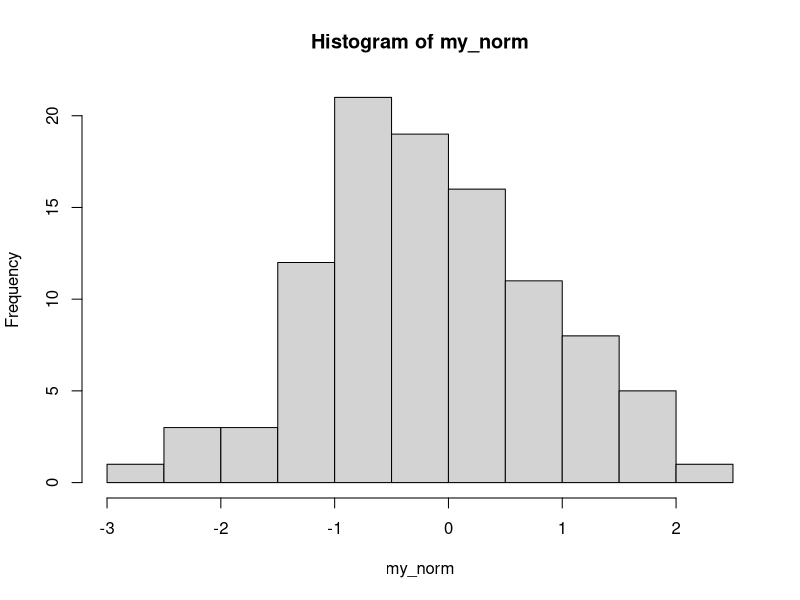
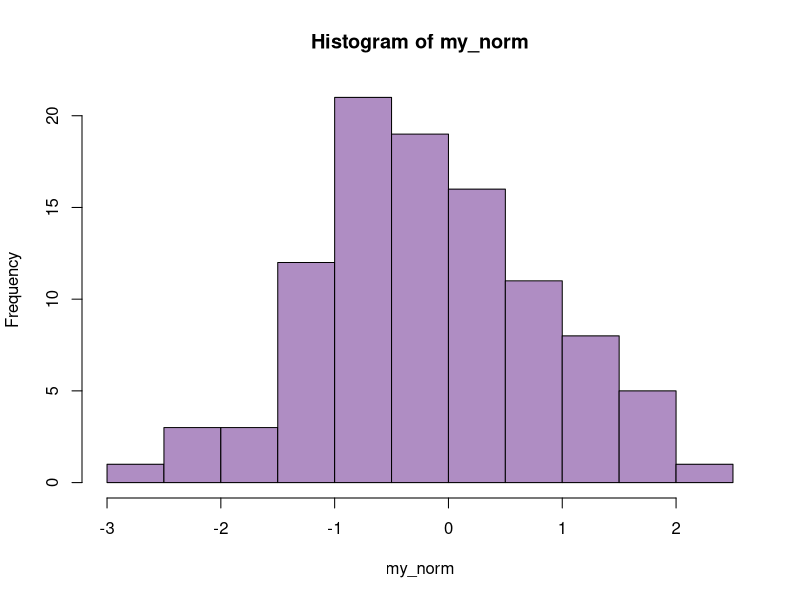
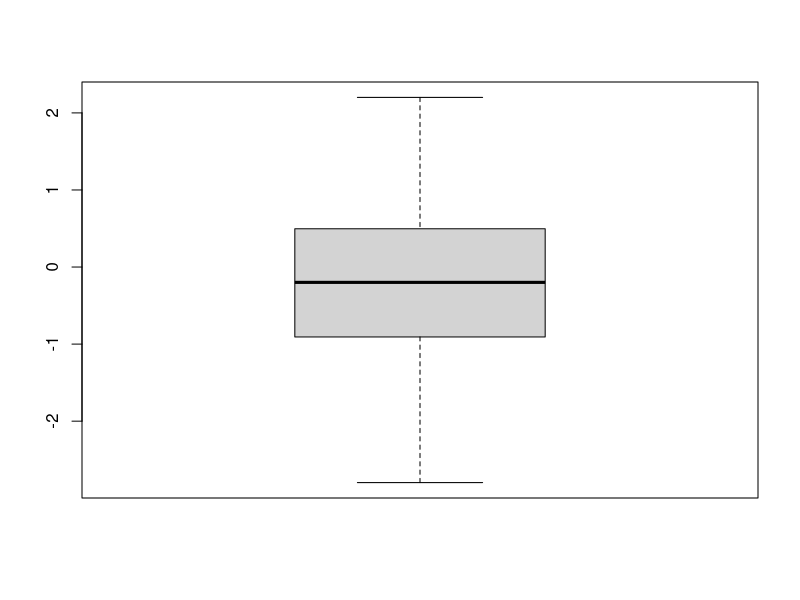
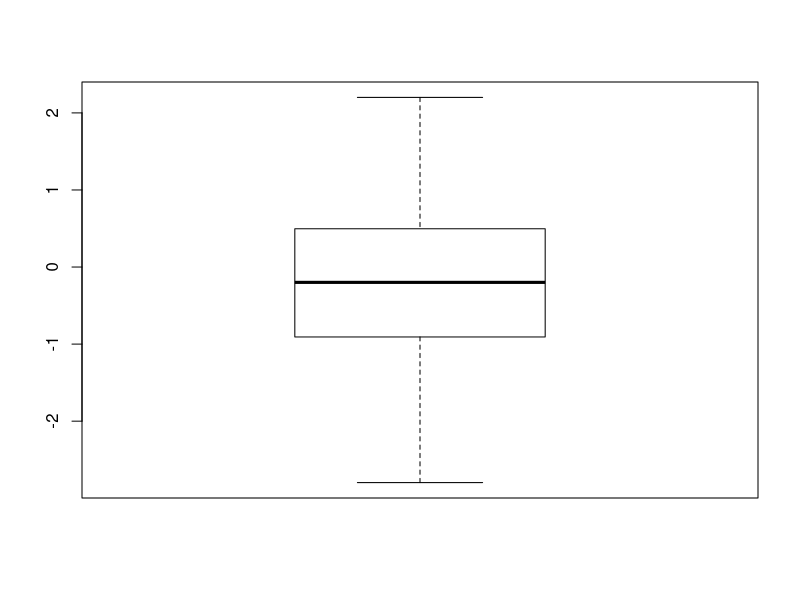
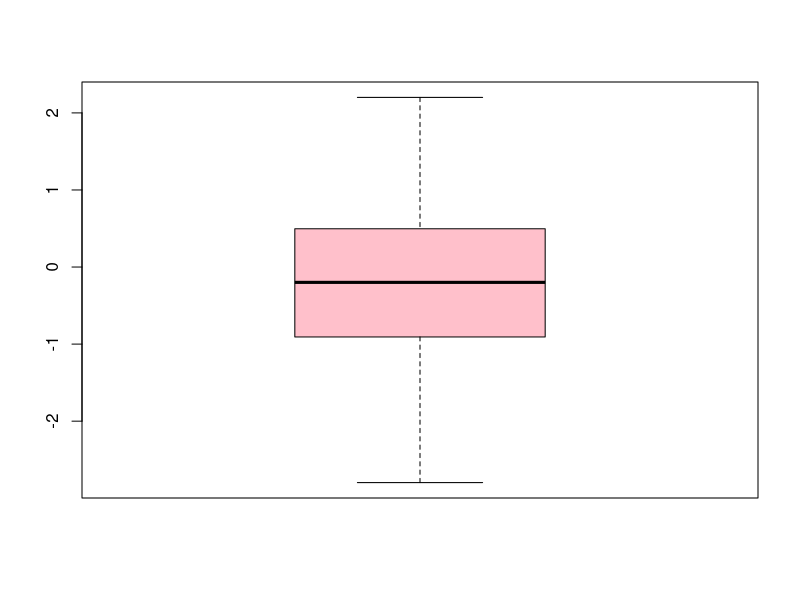
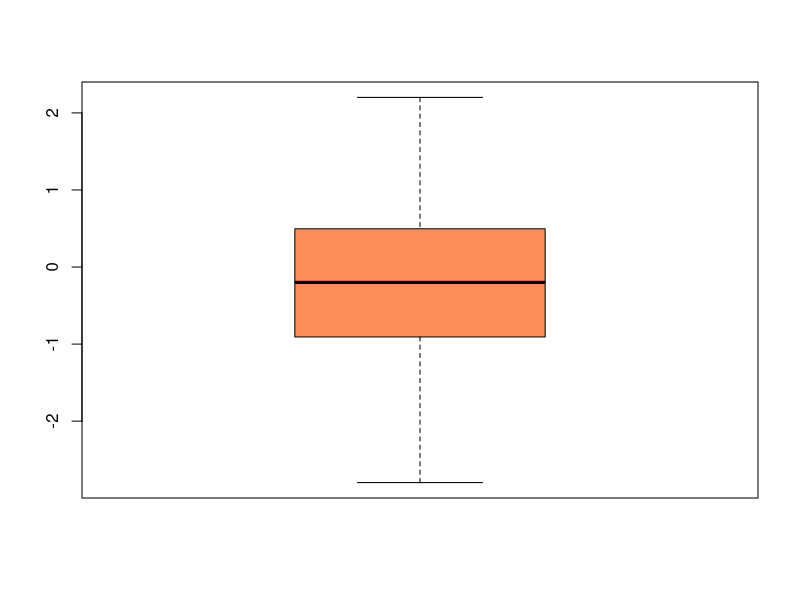
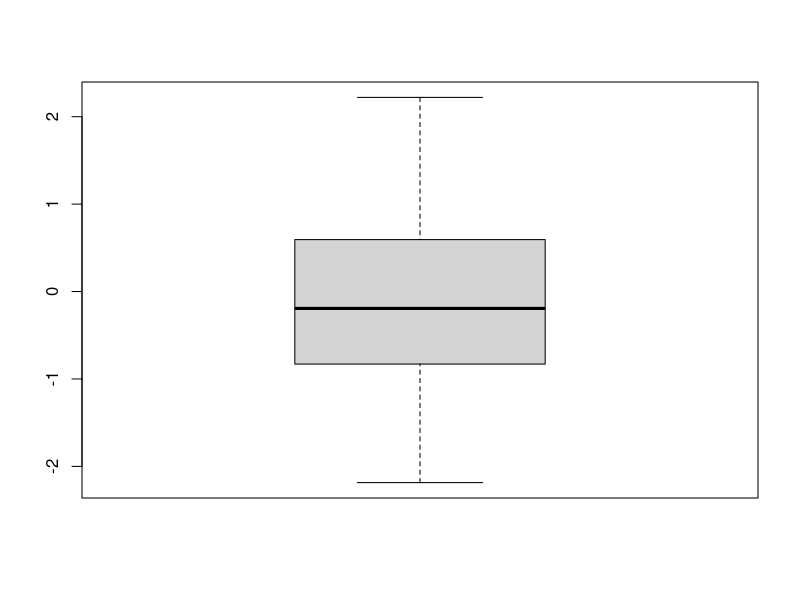
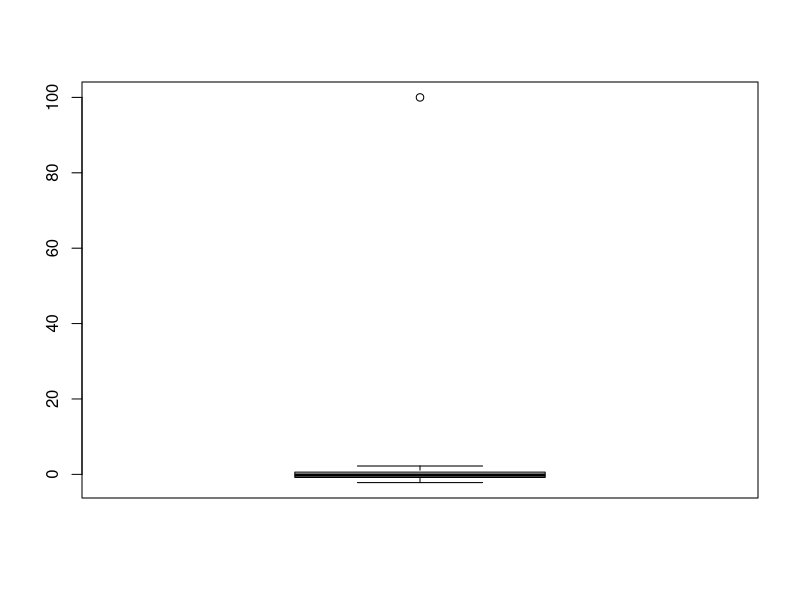

Reproduce these figures in R, in order.
my_norm <- rnorm(100) # 100 generated standard normal distr. data
quantile(my_norm) # Calculate quantiles
median(my_norm) # median calculation
mean(my_norm) # mean calculation

set.seed(10) # set the initial state of random number genration

hist(my_norm) # Histogram
hist(my_norm, col = "#af8dc3")
boxplot(my_norm) # Boxplot
## play with figure colors
boxplot(my_norm, col = NULL) # no color
boxplot(my_norm, col = "pink") # no color
boxplot(my_norm, col = "#fc8d59") # from https://colorbrewer2.org/
IQR(my_norm) # Inter Quartile Range
summary(my_norm) # Summary Tkey five numbers + mean

## Lets look some examples in one row separated with semicolons
 my_norm <- rnorm(100);boxplot(my_norm);summary(my_norm)

my_ext <- c(my_norm,100)
summary(my_ext)
boxplot(my_ext)

## Custom normal distribution
norm10.2 <- rnorm(100, mean = 10, sd = 2) # customised
hist(norm10.2)
boxplot(norm10.2)

## Q-Q plot
qqnorm(norm10.2) # the plot
qqline(norm10.2) # and line to help interpretation

qqnorm(my_ext)
qqline(my_ext)

## Compare two samples distribution
qqplot(my_ext, my_norm)
